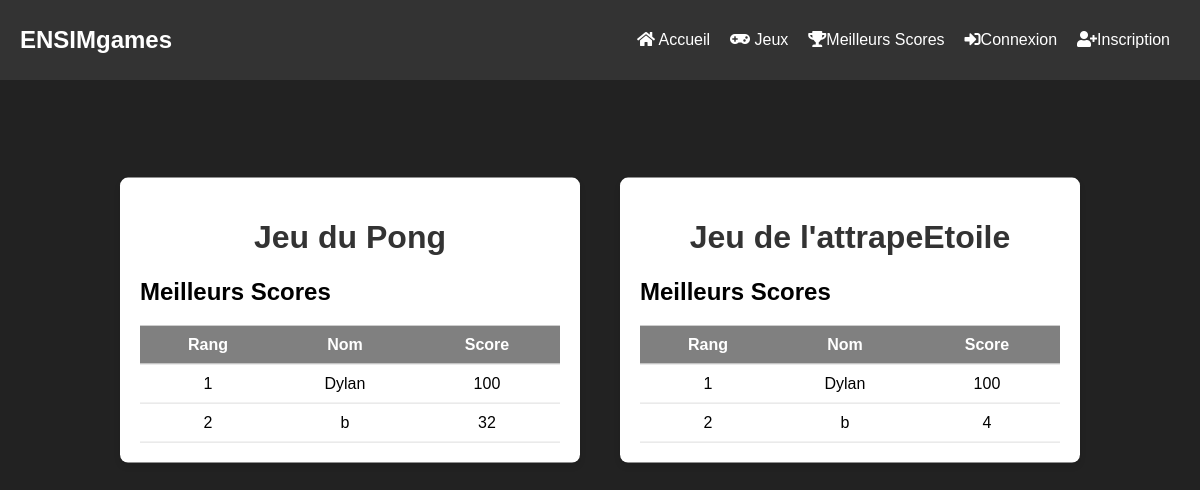
/MeilleurScores.php, run on the app's committed database.
### tables this page shows
CREATE TABLE IF NOT EXISTS `meilleursscores` (
  `ID` int NOT NULL AUTO_INCREMENT,
  `AttrapeEtoile` int NOT NULL DEFAULT '0',
  `Pong` int DEFAULT '0',
  `2048` int DEFAULT '0',
  `FlappyBird` int NOT NULL DEFAULT '0',
  `Snake` int NOT NULL DEFAULT '0',
  PRIMARY KEY (`ID`)
);

CREATE TABLE IF NOT EXISTS `utilisateurs` (
  `ID` int NOT NULL AUTO_INCREMENT,
  `Nom` char(255) NOT NULL,
  `Prenom` char(255) NOT NULL,
  `Email` char(255) NOT NULL,
  `MotDePasse` char(255) NOT NULL,
  PRIMARY KEY (`ID`)
);

### TableauScorePong.php (the view, shortened to what this page needs)
<!DOCTYPE html>
<html lang="fr">
<head>
    <link rel="stylesheet" href="css/MeilleurScores.css">
</head>
<body>
    <div class="scores-container">
        <h2>Meilleurs Scores</h2>
        <table>
            <thead>
                <tr>
                    <th>Rang</th>
                    <th>Nom</th>
                    <th>Score</th>
                </tr>
            </thead>
            <tbody>
                <?php
                include 'ConfigBaseDonnees.php';
                $conn = new mysqli($host, $username, $password, $dbname);
                $sql = "SELECT Prenom, Pong FROM Utilisateurs
                        INNER JOIN MeilleursScores ON MeilleursScores.ID = Utilisateurs.ID
                        ORDER BY Pong DESC LIMIT 5";
                $resultat = $conn->query($sql);
                if ($resultat->num_rows > 0) {
                    $rang = 1;
                    while ($ligne = $resultat->fetch_assoc()) {
                        echo "<tr>";
                        echo "<td>" . $rang++ . "</td>";
                        echo "<td>" . htmlspecialchars($ligne["Prenom"]) . "</td>";
                        echo "<td>" . htmlspecialchars($ligne["Pong"]) . "</td>";
                        echo "</tr>";
                    }
                } else {
                    echo "<tr><td colspan='3'>Aucun score trouvé</td></tr>";
                }
                ?>
            </tbody>
        </table>
    </div>
</body>
</html>

### TableauScoreAttrapeEtoiles.php (shortened to what this page needs)
<html>
<!DOCTYPE html>
<head>
    <link rel="stylesheet" href="css/MeilleurScores.css">
</head>
<div class="scores-container">
    <h2>Meilleurs Scores</h2>
    <table>
        <thead>
            <tr>
                <th>Rang</th>
                <th>Nom</th>
                <th>Score</th>
            </tr>
        </thead>
        <tbody>
            <?php
            include 'ConfigBaseDonnees.php';
            $conn = new mysqli($host, $username, $password, $dbname);
            $sql = "SELECT Prenom, AttrapeEtoile FROM Utilisateurs INNER JOIN MeilleursScores ON MeilleursScores.ID = Utilisateurs.ID ORDER BY AttrapeEtoile DESC LIMIT 5";
            $resultat = $conn->query($sql);
            if ($resultat->num_rows > 0) {
                $rang = 1;
                while ($ligne = $resultat->fetch_assoc()) {
                    echo "<tr>";
                    echo "<td>" . $rang++ . "</td>";
                    echo "<td>" . htmlspecialchars($ligne["Prenom"]) . "</td>";
                    echo "<td>" . htmlspecialchars($ligne["AttrapeEtoile"]) . "</td>";
                    echo "</tr>";
                }
            } else {
                echo "<tr><td colspan='3'>Aucun score trouvé</td></tr>";
            }
            ?>
        </tbody>
    </table>
</div>
</html>

### CSS/MeilleurScores.css (style rules this page uses)
body { font-family: Arial, sans-serif; background-color: #222; margin: 0; height: 100vh; position: relative; }
table { width: 100%; border-collapse: collapse; }
th, td { padding: 10px; text-align: center; border-bottom: 1px solid #ddd; }
th { background-color: gray; color: white; }

### data on the page
meilleursscores: ID.Prenom "Dylan", Pong "100", AttrapeEtoile "100"
meilleursscores: ID.Prenom "b", Pong "32", AttrapeEtoile "4"
